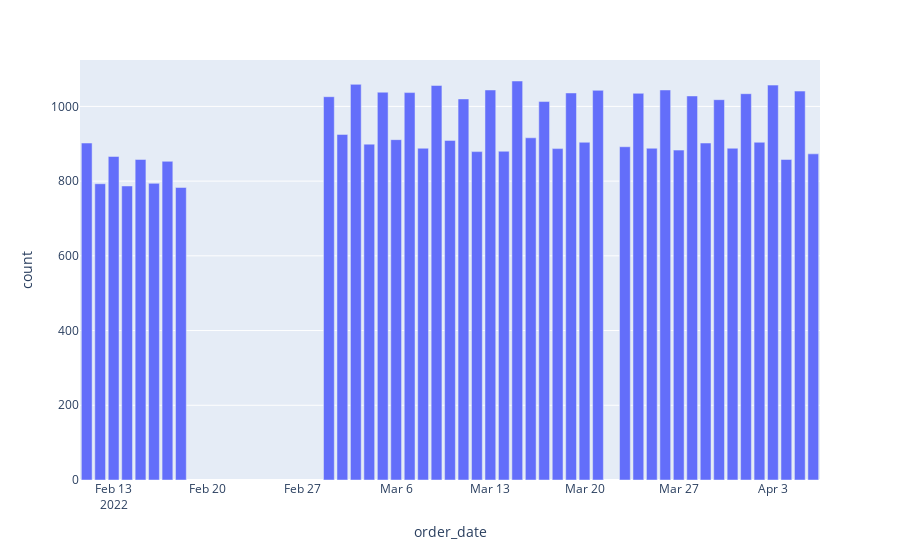

Notebook code cell kept with this figure:
### Markdown cell above
### 2.1.1 Quantity orders per day

### Code cell
df_aux = df2.groupby('order_date')['id'].count().reset_index(name='count')
df_aux
plt.figure(figsize=(10,8))
px.bar(df_aux, x='order_date', y='count')

### Figure 1 — Plotly figure (JSON) as saved in the notebook; plotly's stock layout.template omitted (floating-point values rounded to 4 significant figures)
{"data": [{"alignmentgroup": "True", "hovertemplate": "order_date=%{x}<br>count=%{y}<extra></extra>", "legendgroup": "", "marker": {"color": "#636efa", "pattern": {"shape": ""}}, "name": "", "offsetgroup": "", "orientation": "v", "showlegend": false, "textposition": "auto", "type": "bar", "x": ["2022-02-11T00:00:00", "2022-02-12T00:00:00", "2022-02-13T00:00:00", "2022-02-14T00:00:00", "2022-02-15T00:00:00", "2022-02-16T00:00:00", "2022-02-17T00:00:00", "2022-02-18T00:00:00", "2022-03-01T00:00:00", "2022-03-02T00:00:00", "2022-03-03T00:00:00", "2022-03-04T00:00:00", "2022-03-05T00:00:00", "2022-03-06T00:00:00", "2022-03-07T00:00:00", "2022-03-08T00:00:00", "2022-03-09T00:00:00", "2022-03-10T00:00:00", "2022-03-11T00:00:00", "2022-03-12T00:00:00", "2022-03-13T00:00:00", "2022-03-14T00:00:00", "2022-03-15T00:00:00", "2022-03-16T00:00:00", "2022-03-17T00:00:00", "2022-03-18T00:00:00", "2022-03-19T00:00:00", "2022-03-20T00:00:00", "2022-03-21T00:00:00", "2022-03-23T00:00:00", "2022-03-24T00:00:00", "2022-03-25T00:00:00", "2022-03-26T00:00:00", "2022-03-27T00:00:00", "2022-03-28T00:00:00", "2022-03-29T00:00:00", "2022-03-30T00:00:00", "2022-03-31T00:00:00", "2022-04-01T00:00:00", "2022-04-02T00:00:00", "2022-04-03T00:00:00", "2022-04-04T00:00:00", "2022-04-05T00:00:00", "2022-04-06T00:00:00"], "xaxis": "x", "y": [902, 793, 866, 787, 858, 794, 853, 783, 1026, 925, 1059, 899, 1038, 911, 1037, 888, 1056, 909, 1020, 879, 1044, 880, 1068, 916, 1013, 887, 1036, 904, 1043, 892, 1035, 888, 1044, 883, 1028, 902, 1018, 888, 1034, 904, 1057, 858, 1041, 873], "yaxis": "y"}], "layout": {"barmode": "relative", "legend": {"tracegroupgap": 0}, "margin": {"t": 60}, "xaxis": {"anchor": "y", "domain": [0, 1], "title": {"text": "order_date"}}, "yaxis": {"anchor": "x", "domain": [0, 1], "title": {"text": "count"}}}}
